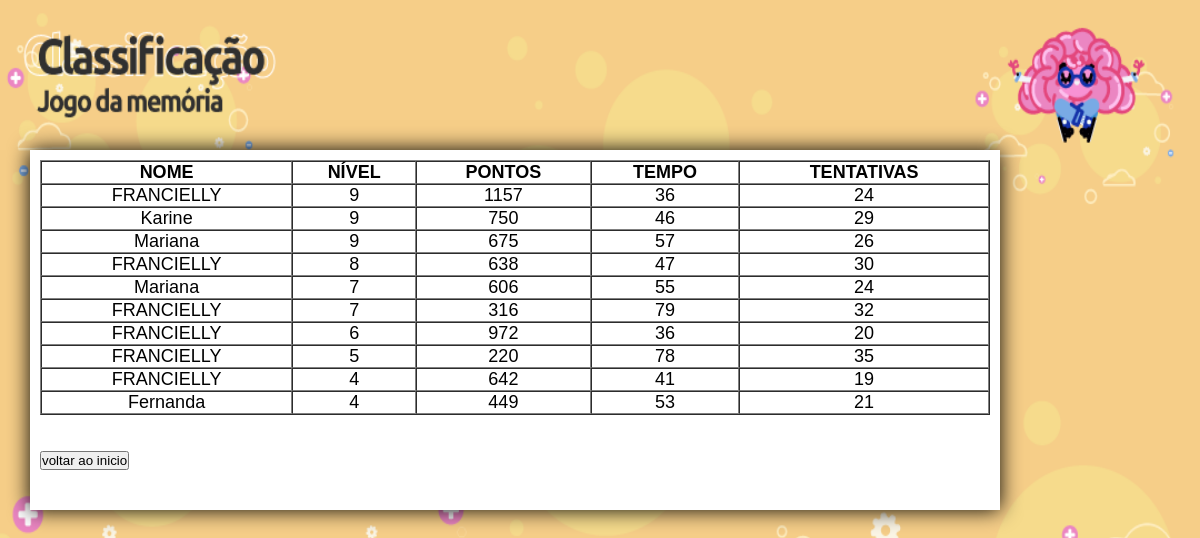
The app's page /memoria/show_score.php with its own data.
### tables this page shows
CREATE TABLE IF NOT EXISTS `hiscore_memoria` (
  `id` int(12) NOT NULL AUTO_INCREMENT,
  `name` varchar(200) NOT NULL,
  `data` int(100) DEFAULT NULL,
  `nivel` int(2) DEFAULT NULL,
  `pontos` int(20) DEFAULT NULL,
  `tempo` int(20) DEFAULT NULL,
  `tentativas` int(20) DEFAULT NULL,
  PRIMARY KEY (`id`)
);

### system/db.php (called while the page is built, shortened)
<?php
class db{
  private $host = DB_HOST;
  private $dbName = DB_NAME;
  private $user = DB_USER;
  private $pass = DB_PASS;
  private $dbh;
  private $stmt;
  public function __construct(){
    $dsn = "mysql:host=".$this->host.";dbname=".$this->dbName.";charset=utf8";
    $options = array(
        PDO::ATTR_PERSISTENT    => true,
        PDO::ATTR_ERRMODE       => PDO::ERRMODE_EXCEPTION,
        PDO::MYSQL_ATTR_INIT_COMMAND => "SET NAMES utf8",
        PDO::MYSQL_ATTR_INIT_COMMAND => "SET character_set_connection=utf8",
        PDO::MYSQL_ATTR_INIT_COMMAND => "SET character_set_client=utf8",
        PDO::MYSQL_ATTR_INIT_COMMAND => "SET character_set_results=utf8"
        );
    try{
        $this->dbh = new PDO($dsn, $this->user, $this->pass, $options);
    }
    catch (PDOException $e){
        $this->error = $e->getMessage();
    }
  }
  public function query($query){
      $this->stmt = $this->dbh->prepare($query);
  }
  public function execute(){
      return $this->stmt->execute();
  }
  public function resultset(){
      $this->execute();
      return $this->stmt->fetchAll(PDO::FETCH_ASSOC);
  }
}

### app/models/quiz.php (the view, shortened to what this page needs)
<?php
class quiz {
    public function cabec_botao($info,$id_pergunta){
        $form="<form name=\"$info\" action=\"http://".$_SERVER['SERVER_NAME']."/index/".$info."\" method=\"post\" >\n";
        return $form;
    }
    public function end_form($txt){
        $form="<input class=\"botao01\" type=submit value='$txt'>\n</form>\n";
        return $form;
    }
    public function hiscore_memoria(){
        $database = new db();
        $strSQL="SELECT * FROM `hiscore_memoria` ORDER BY `hiscore_memoria`.`nivel` DESC, `hiscore_memoria`.`pontos` DESC, `hiscore_memoria`.`tempo` ASC, `hiscore_memoria`.`tentativas` ASC limit 10;";
        $database->query($strSQL);
        $results=$database->resultset();
        $linhas=count($results);
        $linhas=$linhas-1;
        for ($i = 0; $i <= $linhas; $i++) {
            $nome=$results[$i]['name'];
            $idade=$results[$i]['nivel'];
            $acertos=$results[$i]['pontos'];
            $tempodb=$results[$i]['tempo'];
            $tentativas=$results[$i]['tentativas'];
            echo "<tr align=\"center\" style=\"font-family:'Arial';color: #000000;font-size:18px;\"><td>$nome</td><td>$idade</td><td>$acertos</td><td>".$tempodb."</td><td>".$tentativas."</td></tr>";
        }
    }
}

### memoria/show_score.php (shortened to what this page needs)
<!doctype html>
<?php
require_once ('../app/models/quiz.php');
require_once ('../system/db.php');
$quiz=new quiz();
?>
<html>
  <head>
<html lang="pt_br" xml:lang="pt_BR">
<head>
  </head>
  <body>
    <div id="page-wrap">
          <table border="1" cellpadding="0" cellspacing="0" width="100%">
        <tr align="center" style="font-family:'Arial';color: #000000;font-size:18px;">
            <td>
                <b>NOME</b>
            </td>
            <td>
                <b>NÍVEL</b>
            </td>
            <td>
                <b>PONTOS</b>
            </td>
            <td>
                <b>TEMPO</b>
            </td>
            <td>
                <b>TENTATIVAS</b>
            </td>
        </tr>
        <?php
        $quiz->hiscore_memoria()
        ?>
      </table>
        <br>
        <BR>
    <?php
    echo $quiz->cabec_botao('inicio','');
    $form=$quiz->end_form('voltar ao inicio');
    echo $form;
    ?>
</div>
</body>

### memoria/show_score.php (style rules this page uses)
body { background-image: url(/img/layout-class.png); width: 100%; height: 100%; background-repeat: no-repeat; background-attachment: fixed; background-size: 100% 100%; }
* { margin: 0; padding: 0; }
#page-wrap { position: absolute; width: 950px;top: 150px; margin: 0px 30px; padding: 10px; background: white; -moz-box-shadow: 0 0 20px black; -webkit-box-shadow: 0 0 20px black; box-shadow: 0 0 20px black; }

### records on screen
hiscore_memoria: name "FRANCIELLY", nivel "9", pontos "1157", tempo "36", tentativas "24"
hiscore_memoria: name "Karine", nivel "9", pontos "750", tempo "46", tentativas "29"
hiscore_memoria: name "Mariana", nivel "9", pontos "675", tempo "57", tentativas "26"
hiscore_memoria: name "FRANCIELLY", nivel "8", pontos "638", tempo "47", tentativas "30"
hiscore_memoria: name "Mariana", nivel "7", pontos "606", tempo "55", tentativas "24"
hiscore_memoria: name "FRANCIELLY", nivel "7", pontos "316", tempo "79", tentativas "32"
hiscore_memoria: name "FRANCIELLY", nivel "6", pontos "972", tempo "36", tentativas "20"
hiscore_memoria: name "FRANCIELLY", nivel "5", pontos "220", tempo "78", tentativas "35"
hiscore_memoria: name "FRANCIELLY", nivel "4", pontos "642", tempo "41", tentativas "19"
hiscore_memoria: name "Fernanda", nivel "4", pontos "449", tempo "53", tentativas "21"
